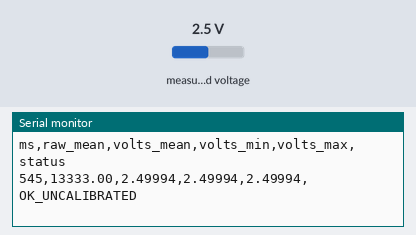
The program below on a simulated ESP32. On the bench: the last lines printed to the serial monitor. Inputs (shaded band) come from the test bench; at power-on: measured voltage 2.5 V.

Above: at 1.2 s.
1.3 s: measured voltage set to 0.1 V
At 2.1 s:
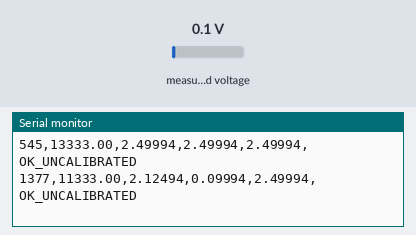
2.8 s: measured voltage set to 1.2 V
At 3.6 s:
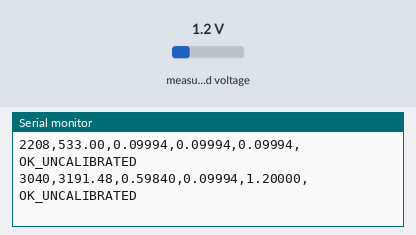
Timing chart, 0 to 5.8 s (numbered marks = the images above; inputs shaded):
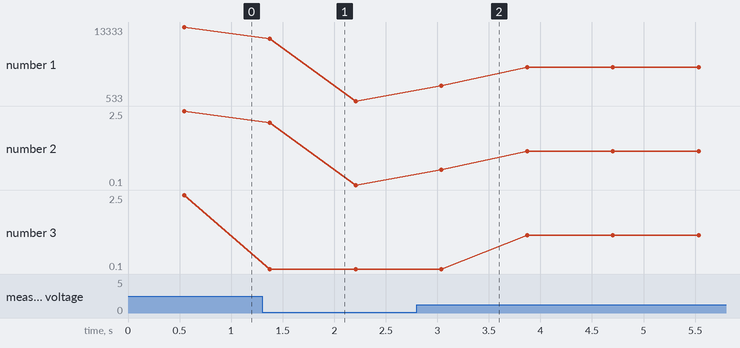

Measured:
- after the input at 1.3 s, the serial monitor: prints a new line after 0.08 s (image 1)
- after the input at 2.8 s, the serial monitor: prints a new line after 0.24 s (image 2)
- plotted number 1: 13333 → 533 after the input at 1.3 s, 533 → 6400 after the input at 2.8 s
- plotted number 2: 2.5 → 0.1 after the input at 1.3 s, 0.1 → 1.2 after the input at 2.8 s
- plotted number 3: 2.5 → 0.1 after the input at 1.3 s, 0.1 → 1.2 after the input at 2.8 s

The program:

main.cpp
```cpp
#include <Arduino.h>
#include <Wire.h>
#include <Adafruit_ADS1X15.h>

Adafruit_ADS1115 adc;
bool ready = false;
void setup() {
  Serial.begin(115200);
  Wire.begin(21, 22);
  Wire.setTimeOut(100);
  adc.setGain(GAIN_TWOTHIRDS); // +/-6.144V; powered at 5V, A0 directly from NTU A.
  adc.setDataRate(RATE_ADS1115_128SPS);
  ready = adc.begin(0x48);
  Serial.println("NTU TEST: A0 direct, ADC supply=5V, I2C level converter, assumed ADS1115.");
  Serial.println("Voltage scaling requires ADS1115. Compare with a multimeter; PCB labels alone do not identify chip.");
  Serial.println("ms,raw_mean,volts_mean,volts_min,volts_max,status");
}
void loop() {
  Wire.beginTransmission(0x48);
  if (!ready || Wire.endTransmission() != 0) {
    Serial.println("ERROR: ADC missing at 0x48; check power/I2C/ADDR.");
    delay(1000);
    ready = adc.begin(0x48);
    return;
  }
  long sum = 0;
  int16_t lo = 32767, hi = -32768;
  for (int i = 0; i < 64; ++i) {
    int16_t raw = adc.readADC_SingleEnded(0);
    sum += raw;
    if (raw < lo) lo = raw;
    if (raw > hi) hi = raw;
  }
  float mean = sum / 64.0f;
  float volts = mean * 0.0001875f;
  const char* status = lo <= 5 ? "NEAR_ZERO_CHECK" :
                       hi >= 32760 ? "ADC_SATURATED" :
                       hi * 0.0001875f >= 4.95f ? "NEAR_5V_CHECK" : "OK_UNCALIBRATED";
  Serial.printf("%lu,%.2f,%.5f,%.5f,%.5f,%s\n", millis(), mean, volts,
                lo * 0.0001875f, hi * 0.0001875f, status);
  delay(300);
}
```
